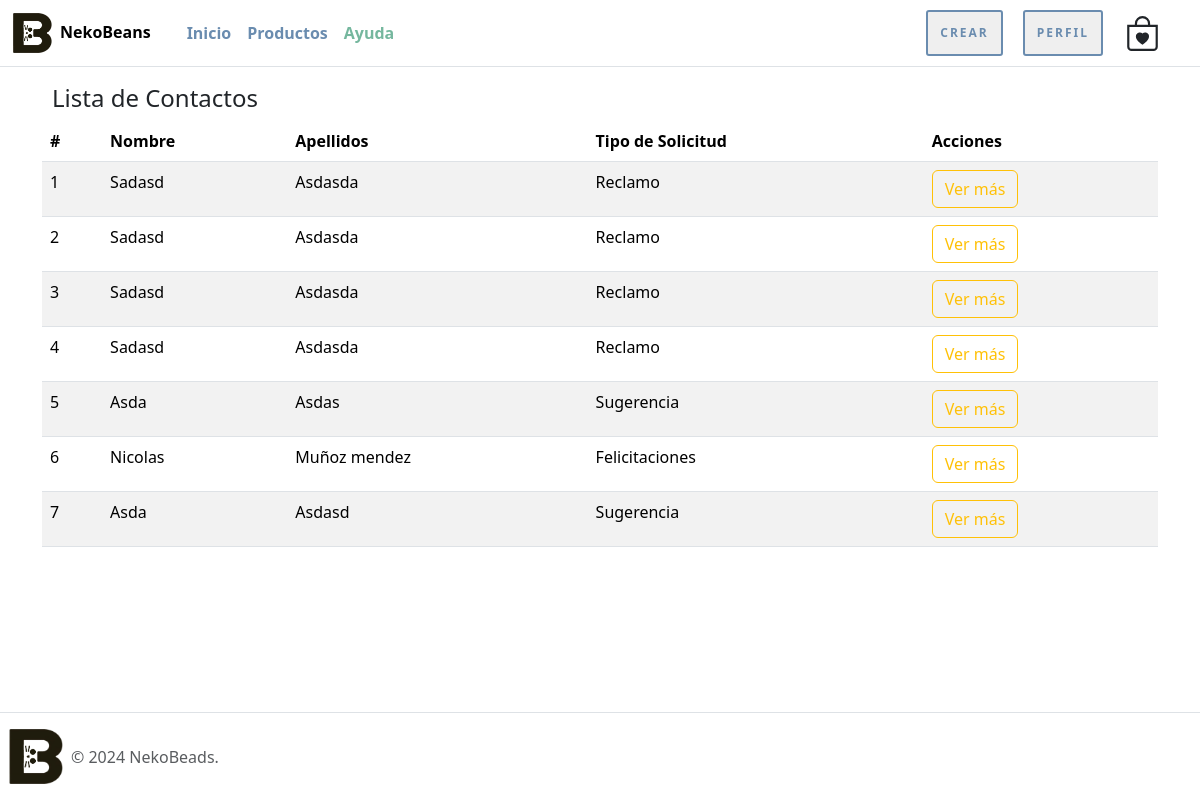
The page /lista-comentarios/ (signed in) on the database its author committed.
### nekoBeansWeb/models.py (models this page shows, shortened)
class Contacto(models.Model):
    nombre = models.CharField(max_length=20)
    apellidos = models.CharField(max_length=20)
    email = models.EmailField()
    telefono = models.CharField(max_length=9)
    tipo_solicitud = models.IntegerField(choices=tipo_consulta)
    mensaje = models.TextField()

### nekoBeansWeb/views.py (the view)
# urls.py: path('lista-comentarios/', lista_comentarios, name="lista_comentarios"),
@permission_required('nekoBeansWeb.view_comentarios')
def lista_comentarios(request):
    contactos = Contacto.objects.all()
    data = {
        'contactos': contactos
    }
    return render(request, 'nekoBeansWeb/comentarios/lista_contacto.html', data)

### nekoBeansWeb/templates/nekoBeansWeb/comentarios/lista_contacto.html (shortened to what this page needs)
{% extends 'nekoBeansWeb/narvar_footer.html' %}
{% load static %}
{% block contenido %}
<div class="container mt-4">
    <div class="row">
        <div class="col-md-12">
            <h4 class="espacio-titulos">Lista de Contactos</h4>
            <div class="table-responsive">
                <table class="table table-hover table-striped">
                    <thead class="thead-dark">
                        <tr>
                            <th scope="col">#</th>
                            <th scope="col">Nombre</th>
                            <th scope="col">Apellidos</th>
                            <th scope="col">Tipo de Solicitud</th>
                            <th scope="col">Acciones</th>
                        </tr>
                    </thead>
                    <tbody>
                        {% for contacto in contactos %}
                        <tr>
                            <td>{{ forloop.counter }}</td>
                            <td>{{ contacto.nombre | capfirst }}</td>
                            <td>{{ contacto.apellidos | capfirst }}</td>
                            <td>{{ contacto.get_tipo_solicitud_display }}</td>
                            <td>
                                <button type="button" class="btn btn-md btn-outline-warning abrir-modal"
                                    data-bs-toggle="modal" data-bs-target="#modal-tarjeta-{{ contacto.id }}">
                                    Ver más
                                </button>
                            </td>
                        </tr>
                        {% empty %}
                        <tr>
                            <td colspan="8" class="text-center">No hay contactos disponibles.</td>
                        </tr>
                        {% endfor %}
                    </tbody>
                </table>
            </div>
        </div>
    </div>
</div>
{% endblock %}

### nekoBeansWeb/static/nekoBeansWeb/css/stiloPag.css (style rules this page uses)
.espacio-titulos { max-width: 940px; padding: 60px 10px 0px; }

### rows shown on the page
Contacto: nombre "Sadasd", apellidos "Asdasda", tipo_solicitud "Reclamo"
Contacto: nombre "Sadasd", apellidos "Asdasda", tipo_solicitud "Reclamo"
Contacto: nombre "Sadasd", apellidos "Asdasda", tipo_solicitud "Reclamo"
Contacto: nombre "Sadasd", apellidos "Asdasda", tipo_solicitud "Reclamo"
Contacto: nombre "Asda", apellidos "Asdas", tipo_solicitud "Sugerencia"
Contacto: nombre "Nicolas", apellidos "Muñoz mendez", tipo_solicitud "Felicitaciones"
Contacto: nombre "Asda", apellidos "Asdasd", tipo_solicitud "Sugerencia"
